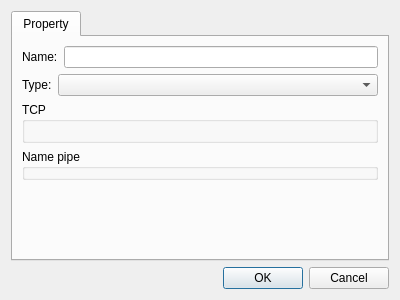
<?xml version="1.0" encoding="UTF-8"?>
<ui version="4.0">
 <class>CDlgSettingsRawStream</class>
 <widget class="QDialog" name="CDlgSettingsRawStream">
  <property name="geometry">
   <rect>
    <x>0</x>
    <y>0</y>
    <width>400</width>
    <height>300</height>
   </rect>
  </property>
  <property name="windowTitle">
   <string>Dialog</string>
  </property>
  <layout class="QGridLayout" name="gridLayout">
   <item row="0" column="0">
    <widget class="QTabWidget" name="tabWidget">
     <property name="currentIndex">
      <number>0</number>
     </property>
     <widget class="QWidget" name="Property">
      <attribute name="title">
       <string>Property</string>
      </attribute>
      <layout class="QGridLayout" name="gridLayout_3">
       <item row="0" column="0">
        <layout class="QHBoxLayout" name="horizontalLayout_7">
         <item>
          <widget class="QLabel" name="label_7">
           <property name="text">
            <string>Name:</string>
           </property>
          </widget>
         </item>
         <item>
          <widget class="QLineEdit" name="leName"/>
         </item>
        </layout>
       </item>
       <item row="1" column="0">
        <layout class="QHBoxLayout" name="horizontalLayout">
         <item>
          <widget class="QLabel" name="label">
           <property name="text">
            <string>Type:</string>
           </property>
          </widget>
         </item>
         <item>
          <widget class="QComboBox" name="cbType">
           <property name="sizePolicy">
            <sizepolicy hsizetype="Expanding" vsizetype="Fixed">
             <horstretch>0</horstretch>
             <verstretch>0</verstretch>
            </sizepolicy>
           </property>
          </widget>
         </item>
        </layout>
       </item>
       <item row="2" column="0">
        <widget class="QGroupBox" name="gpTcp">
         <property name="sizePolicy">
          <sizepolicy hsizetype="Preferred" vsizetype="Preferred">
           <horstretch>0</horstretch>
           <verstretch>0</verstretch>
          </sizepolicy>
         </property>
         <property name="title">
          <string>TCP</string>
         </property>
         <layout class="QGridLayout" name="gridLayout_2">
          <item row="0" column="0">
           <widget class="CParameterNetUI" name="wTcpNet" native="true">
            <property name="sizePolicy">
             <sizepolicy hsizetype="Preferred" vsizetype="Preferred">
              <horstretch>0</horstretch>
              <verstretch>0</verstretch>
             </sizepolicy>
            </property>
           </widget>
          </item>
         </layout>
        </widget>
       </item>
       <item row="3" column="0">
        <widget class="QGroupBox" name="gpNamePipe">
         <property name="title">
          <string>Name pipe</string>
         </property>
        </widget>
       </item>
       <item row="4" column="0">
        <spacer name="verticalSpacer">
         <property name="orientation">
          <enum>Qt::Orientation::Vertical</enum>
         </property>
         <property name="sizeHint" stdset="0">
          <size>
           <width>20</width>
           <height>40</height>
          </size>
         </property>
        </spacer>
       </item>
      </layout>
     </widget>
    </widget>
   </item>
   <item row="1" column="0">
    <widget class="QDialogButtonBox" name="buttonBox">
     <property name="orientation">
      <enum>Qt::Orientation::Horizontal</enum>
     </property>
     <property name="standardButtons">
      <set>QDialogButtonBox::StandardButton::Cancel|QDialogButtonBox::StandardButton::Ok</set>
     </property>
    </widget>
   </item>
  </layout>
 </widget>
 <customwidgets>
  <customwidget>
   <class>CParameterNetUI</class>
   <extends>QWidget</extends>
   <header location="global">ParameterNetUI.h</header>
   <container>1</container>
  </customwidget>
 </customwidgets>
 <resources/>
 <connections>
  <connection>
   <sender>buttonBox</sender>
   <signal>accepted()</signal>
   <receiver>CDlgSettingsRawStream</receiver>
   <slot>accept()</slot>
   <hints>
    <hint type="sourcelabel">
     <x>248</x>
     <y>254</y>
    </hint>
    <hint type="destinationlabel">
     <x>157</x>
     <y>274</y>
    </hint>
   </hints>
  </connection>
  <connection>
   <sender>buttonBox</sender>
   <signal>rejected()</signal>
   <receiver>CDlgSettingsRawStream</receiver>
   <slot>reject()</slot>
   <hints>
    <hint type="sourcelabel">
     <x>316</x>
     <y>260</y>
    </hint>
    <hint type="destinationlabel">
     <x>286</x>
     <y>274</y>
    </hint>
   </hints>
  </connection>
 </connections>
</ui>
